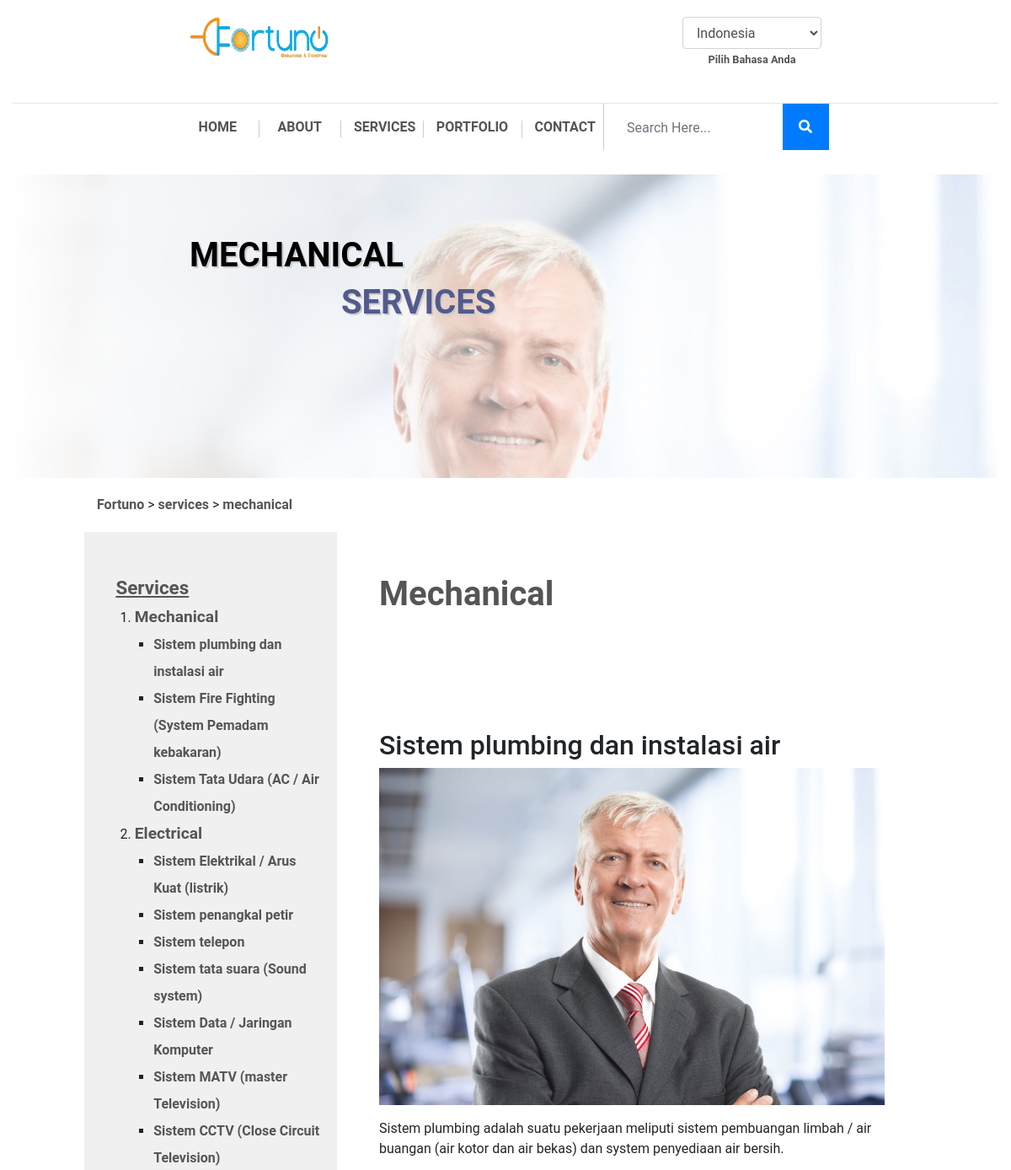
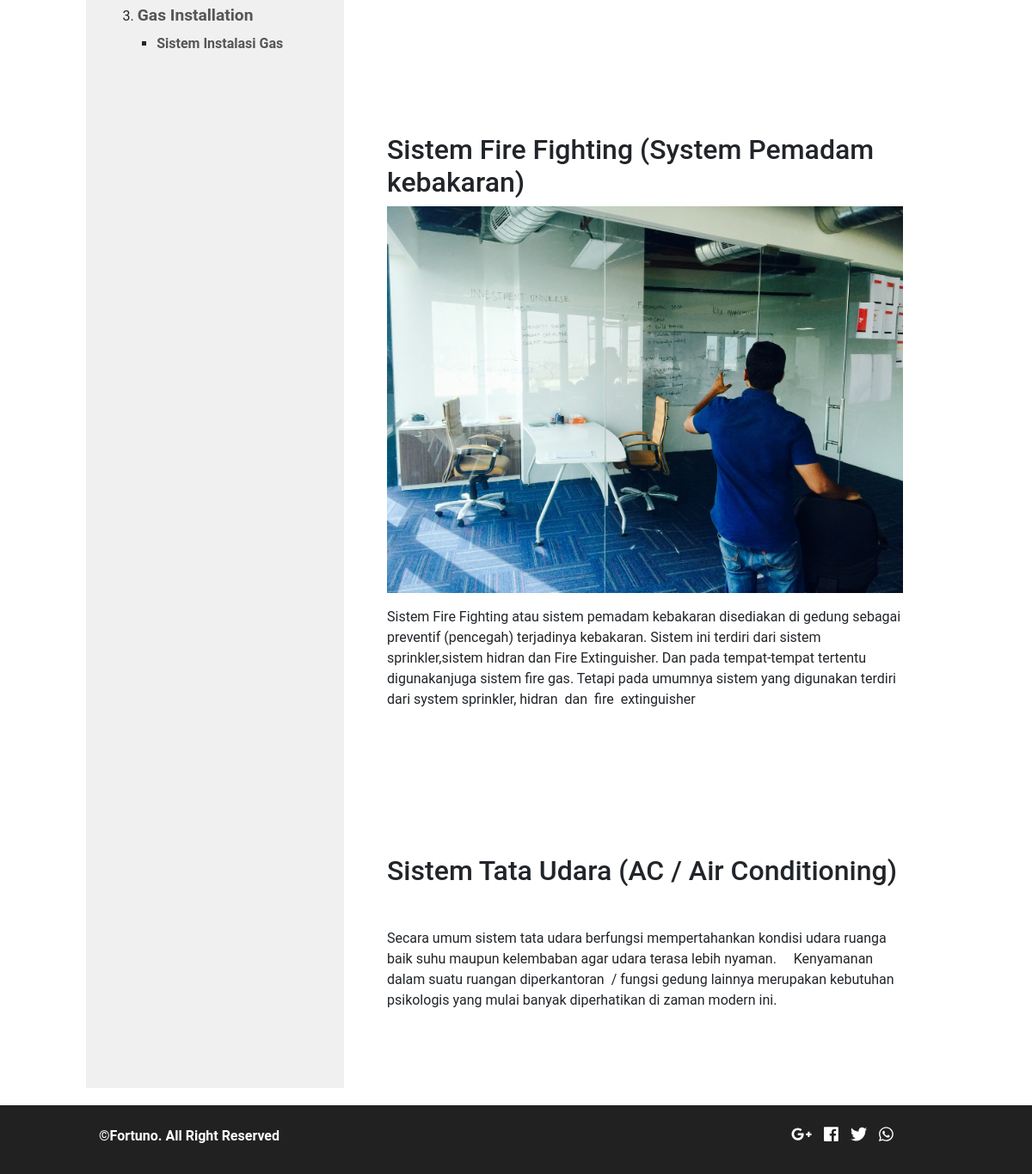
The page /services/mechanical on the database its author committed (2 pictures, top to bottom).
### tables this page shows
CREATE TABLE `fortu_catservices` (
  `catservices_id` int(11) NOT NULL,
  `catservices_name` varchar(255) NOT NULL,
  `catservices_name_en` varchar(255) NOT NULL,
  `catservices_desc` text NOT NULL,
  `catservices_desc_en` text NOT NULL,
  `catservices_pub` enum('88','99') NOT NULL,
  `catservices_link` varchar(255) NOT NULL,
  `catservices_icon` varchar(255) NOT NULL
);

CREATE TABLE `fortu_image` (
  `image_id` int(11) NOT NULL,
  `parent_id` int(11) NOT NULL,
  `image_parent_name` varchar(255) NOT NULL,
  `image_name` varchar(255) NOT NULL,
  `image_seq` tinyint(4) NOT NULL
);

CREATE TABLE `fortu_services` (
  `services_id` int(11) NOT NULL,
  `catservices_id` int(8) NOT NULL,
  `services_name` varchar(255) NOT NULL,
  `services_name_en` varchar(255) NOT NULL,
  `services_desc` text NOT NULL,
  `services_desc_en` text NOT NULL,
  `services_alt` varchar(255) NOT NULL COMMENT 'alt untuk gambar',
  `services_pub` enum('88','99') NOT NULL COMMENT '99 = publish',
  `services_link` varchar(255) NOT NULL
);

### application/views/index.php (called while the page is built)
<?php
$this->load->view('component/top', isset($top) ? $top : 0);
$this->load->view('component/header', isset($header) ? $header : 0);
$this->load->view($content, isset($component) ? $component : 0);
$this->load->view('component/footer');
$this->load->view('component/bottom', isset($bottom) ? $bottom : 0);

### application/controllers/Services.php (called while the page is built, shortened)
<?php
  class Services extends Frontend_Controller
  {
    function __construct() {
      parent::__construct();
      $this->data['content'] = 'pages/services';
      $this->data['top'] = 'services';
      $this->data['header']['services']['title'] = strtoupper('services');
      $this->data['bottom'] = 'services';
    }
    function category($link)
    {
      $arr_where = array('catservices_pub' => '99', 'image_parent_name' => 'catservices', 'catservices_link' => $link);
      $categories = $this->catservices_model->get_category($arr_where);
      $category = $this->catservices_model->olahData($categories, TRUE);
      $this->data['category'] = $category;
      $this->load->view('index', $this->data);
    }
  }
 ?>

### index.php (called while the page is built, shortened)
<?php
require_once BASEPATH.'core/CodeIgniter.php';

### application/core/MY_Model.php (called while the page is built, shortened)
<?php
class MY_Model extends CI_Model
{
	protected $_table_name;
	protected $_order_by;
	protected $_order_by_type;
	protected $_primary_filter = 'intval';
	protected $_primary_key;
	public function get($id = NULL, $single = FALSE)
	{
		if ($id != NULL) {
			$filter = $this->_primary_filter;
			$id = $filter($id);
			$this->db->where($this->_primary_key, $id);
			$method = 'row';
		}
		elseif ($single == TRUE) {
			$method = 'row';
		}
		else {
			$method = 'result';
		}
		if ($this->_order_by_type) {
			$this->db->order_by($this->_order_by, $this->_order_by_type);
		}
		else {
			$this->db->order_by($this->_order_by);
		}
		return $this->db->get('{PRE}'.$this->_table_name)->$method();
	}
	public function get_by($where = NULL, $limit = NULL, $offset = NULL, $single = FALSE, $select = NULL)
	{
		if ($where != NULL) {
			$this->db->where($where);
		}
		if (($limit) && ($offset)) {
			$this->db->limit($limit, $offset);
		}
		elseif (($limit)) {
			$this->db->limit($limit);
		}
		return $this->get(NULL, $single);
	}
	public function count($where = NULL)
	{
		if ($where) {
			$this->db->where($where);
		}
		$this->db->from('{PRE}'.$this->_table_name);
		return $this->db->count_all_results();
	}
}

### application/models/Catservices_model.php (called while the page is built, shortened)
<?php
class Catservices_model extends MY_Model
{
	protected $_table_name = 'catservices';
	public function get_category($where = NULL, $limit = NULL, $offset= NULL, $single=FALSE, $select=NULL, $like = NULL, $order = NULL)
	{
		$this->db->join('{PRE}'.'image', '{PRE}'.'image.parent_id = {PRE}'.$this->_table_name.'.catservices_id');
		return parent::get_by($where,$limit,$offset,$single,$select);
	}
	function olahData($categories, $wimage=NULL)
	{
	  $category = array();
	  foreach ($categories as $cat) {
			$this->db->where(array('catservices_id' => $cat->catservices_id, 'services_pub' => '99', 'image_parent_name' => 'services'));
			$this->db->join('{PRE}'.'image', '{PRE}'.'image.parent_id = {PRE}services.services_id');
			$services = $this->db->get('{PRE}services')->result();
	    $serpis = array();
	    foreach ($services as $service) {
	      $serpis[] = (object)array(
	        'services_name' => $service->services_name,
	        'services_name_en' => $service->services_name_en,
	        'services_desc' => $service->services_desc,
	        'services_desc_en' => $service->services_desc_en,
					'services_link' => $service->services_link,
	        'services_img' => $service->image_name
	      );
	    }
	    $category[] = (object)array(
	      'catservice_name' => $cat->catservices_name,
	      'catservice_name_en' => $cat->catservices_name_en,
	      'catservice_desc' => $cat->catservices_desc,
	      'catservice_icon' => $cat->catservices_icon,
	      'services' => $serpis
	      );
	    ($wimage == TRUE) ? $category[0]->catservice_bg = $cat->image_name : '';
	  }
	  return $category;
	}
}

### application/core/MY_Controller.php (called while the page is built, shortened)
<?php
class Frontend_Controller extends MY_Controller
{
	public function __construct()
	{
		$categories = $this->catservices_model->get_by(array('catservices_pub' => '99'));
		$this->data['cat_all'] = $this->catservices_model->olahData($categories, FALSE);
	}
}

### application/views/pages/services.php (the view, shortened to what this page needs)
 <div class="row services-gap">
   <div class="col-md-1"></div>
   <div class="col-md-11">
     <?php $link_nav_jadul =  substr(base_url(), 0, -1); ?>
     <a href="<?php echo $link_nav_jadul; ?>/">Fortuno</a>
     <?php foreach ($this->uri->segments as  $value) {
       ?> > <a href="<?php echo $link_nav_jadul .= '/'. $value ; ?>"><?php echo $value; ?></a>  <?php
     }  ?>
   </div>
 </div>
<div class="row services-container">
  <div class="col-md-1"></div>
  <div class="col-md-3 aside-container">
    <aside>
      <ul>
        <li><a class="title" href="<?php echo base_url(); ?>services">Services</a>
          <ul>
            <?php foreach ($cat_all as $categ): ?>
              <li><a class="sub-title" href="<?php echo base_url(); ?>services/<?=str_replace(' ', '-', strtolower($categ->catservice_name))?>"><?=$categ->catservice_name?></a>
                <ul>
                <?php foreach ($categ->services as $service): ?>
                  <li><a class="point" href="<?php echo base_url(); ?>services/<?=str_replace(' ', '-', strtolower($categ->catservice_name))?>#<?=strtolower(url_title($service->services_name));?>"><?=$service->services_name?></a></li>
                 <?php endforeach; ?>
                </ul>
              </li>
            <?php endforeach; ?>
          </ul>
        </li>
      </ul>
    </aside>
  </div>
  <div class="col-md-7 article-container">
    <?php if (isset($category)): ?>
     <h1><a href="#"><?php echo $category[0]->catservice_name; ?></a></h1>
    <?php else: ?>
      <h1><a href="#"><?php echo $component['title']; ?></a></h1>
    <?php endif; ?>
    <article>
      <?php if (isset($category)): ?>
        <?php foreach ($category[0]->services as $categ): ?>
          <h2 id="<?=strtolower(url_title($categ->services_name));?>" style="padding-top:16vh" class="h2"><?=$categ->services_name;?></h2>
          <img style="max-width:100%;" src="<?=site_url('uploads/img/services/'.$categ->services_img)?>" alt="">
          <p><?=$categ->services_desc;?></p><br>
        <?php endforeach; ?>
      <?php endif; ?>
    </article>
  </div>
  <div class="col-md-1"></div>
</div>

### application/views/component/top.php (shortened to what this page needs)
<!DOCTYPE html>
<html lang="en">
	<head>
		<link rel="stylesheet" href="<?php echo base_url();?>plugins/bootstrap_new/bootstrap.min.css">
		<link rel="stylesheet" href="<?php echo base_url();?>dist/css/fort.style.css">
		<?php if (isset($top)): ?>
			<?php
			switch ($top) {
				case 'services': ?>
				<link rel="stylesheet" href="<?php echo base_url();?>dist/css/fort.style_services.css">
				<?php break;
				case 'portfolio': ?>
				<?php break;
			}
			 ?>
		<?php else: ?>
			<link rel="stylesheet" href="<?php echo base_url();?>dist/css/fort.style_home.css">
		<?php endif; ?>
	</head>
<body>

### application/views/component/header.php (shortened to what this page needs)
<header id="beranda">
  <div class="container-fluid header">
    <div class="row">
      <div class="col-md-2"></div>
      <div class="col-md-2 logo">
        <img class="img-fluid" src="<?php echo base_url(); ?>dist/img/assets/logo.png" alt="Fortuno">
      </div>
      <div class="col-md-4"></div>
      <div class="col-md-2">
        <div class="form-group text-center select_language">
          <select class="form-control cursor_pointer" id="select_language">
            <option value="Indonesia">Indonesia</option>
          </select>
          <label for="select_language"><small class="hoverious">Pilih Bahasa Anda</small></label>
        </div>
      </div>
      <div class="col-md-2"></div>
    </div>
    <?php
      $at_index = "";
      $match_url = array(0);
      preg_match('/^\/fortuno\/(|index\.php)$/', $_SERVER['REQUEST_URI'], $match_url);
      if (!isset($match_url[0])) {
        $at_index = base_url();
      }
    ?>
    <nav class="row text-center">
      <div class="col-md-2"></div>
      <div class="col-md-1 nav-list homepage"><a href="<?=base_url()?>#beranda">HOME</a></div>
      <div class="col-md-1 nav-list about"><a href="<?=base_url()?>#about">ABOUT</a></div>
      <div class="col-md-1 nav-list services position-relative menu-has-sub"><a href="<?php echo $at_index; ?>#services">SERVICES</a>
      </div>
      <div class="col-md-1 nav-list portfolio"><a href="<?=base_url()?>#portfolio">PORTFOLIO</a></div>
      <div class="col-md-1 nav-list contact"><a href="<?=base_url()?>#contact">CONTACT</a></div>
      <div class="col-md-3 text-left search-container">
        <div class="form-group search">
          <input type="text" class="form-control" placeholder="Search Here...">
          <button class="btn btn-primary" type="button" name="button"><i class="fas fa-search"></i></button>
        </div>
      </div>
    </nav>
    <?php if (!$at_index): ?>
      <div id="sampul" style="background-image: url('<?php echo base_url(); ?>dist/img/assets/slider1.png');">
        <div class="row">
          <div class="col-md-2"></div>
          <div class="col-md-4"><br><br><br><br><br><br>
            <span class="h1"><strong>Welcome to </strong></span><br>
            <span class="h1 cblue"><strong>Fortuno Website.</strong></span><br><br>
            <p class="h5"><strong>Tahukah Kamu Pentingnya Sistem mekanikal dan elektrikal (ME) untuk suatu bangunan ?</strong></p>
            <span class="h5 cblue">Klik <a href="#sistem_utilitas_l"><strong><u>di sini</u></strong></a>  untuk mengetahuinya !</span>
          </div>
        </div>
      </div>
    <?php elseif (isset($header['services'])): ?>
      <?php (isset($category)) ? $sampul = $category[0]->catservice_bg : $sampul = 'services.png' ; ?>
      <div id="sampul2" class="position-relative" style="background-image: url('<?php echo base_url(); ?>uploads/img/catservices/<?php echo $sampul ?>');">
        <div class="modal-color position-absolute"></div>
        <div class="row">
          <div class="col-md-2"></div>
          <div class="col-md-4 title-sampul2">
            <?php if (isset($category)): ?>
              <p class="h1"><strong><?php echo strtoupper($category[0]->catservice_name) ?></strong></p>
            <?php endif; ?>
            <p class="h1"><strong><?php echo $header['services']['title']; ?></strong></p>
          </div>
          <div class="col-md-4"></div>
          <div class="col-md-2"></div>
        </div>
      </div>
    <?php endif; ?>
  </div>
</header>

### application/views/component/footer.php
<footer><br>
  <div class="row">
    <div class="col-md-1"></div>
    <div class="col-md-8 cwhite">
      <strong>&copy;Fortuno. All Right Reserved</strong>
    </div>
    <div class="col-md-2 cwhite medsos">
      <i class="fab fa-google-plus-g medsos-icon"></i>
      <i class="fab fa-facebook medsos-icon"></i>
      <i class="fab fa-twitter medsos-icon"></i>
      <i class="fab fa-whatsapp medsos-icon"></i>
    </div>
    <div class="col-md-1"></div>
  </div>
</footer>

### application/views/component/bottom.php (shortened to what this page needs)
  </body>
</html>

### rows shown on the page
fortu_catservices: fortu_image.image_name (picture)
fortu_services: services_name "Sistem plumbing dan instalasi air", fortu_image.image_name (picture), services_desc "Sistem plumbing adalah suatu pekerjaan meliputi sistem pembuangan limbah / air buangan (air kotor dan air bekas) dan system penyediaan air bersih."
fortu_services: services_name "Sistem Fire Fighting (System Pemadam kebakaran)", fortu_image.image_name (picture), services_desc "Sistem Fire Fighting atau sistem pemadam kebakaran disediakan di gedung sebagai preventif (pencegah) terjadinya kebakaran. Sistem ini terdiri dari sistem sprinkler,sistem hidran dan Fire Extinguisher. Dan pada tempat-tempat tertentu digunakanjuga sistem fire gas. Tetapi pada umumnya sistem yang digunakan terdiri dari system sprinkler, hidran dan fire extinguisher"
fortu_services: services_name "Sistem Tata Udara (AC / Air Conditioning)", services_desc "Secara umum sistem tata udara berfungsi mempertahankan kondisi udara ruanga baik suhu maupun kelembaban agar udara terasa lebih nyaman. Kenyamanan dalam suatu ruangan diperkantoran / fungsi gedung lainnya merupakan kebutuhan psikologis yang mulai banyak diperhatikan di zaman modern ini."
fortu_catservices: catservice_name "Electrical"
fortu_services: services_name "Sistem Elektrikal / Arus Kuat (listrik)"
fortu_services: services_name "Sistem penangkal petir"
fortu_services: services_name "Sistem telepon"
fortu_services: services_name "Sistem tata suara (Sound system)"
fortu_services: services_name "Sistem Data / Jaringan Komputer"
fortu_services: services_name "Sistem MATV (master Television)"
fortu_services: services_name "Sistem CCTV (Close Circuit Television)"
fortu_catservices: catservice_name "Gas Installation"
fortu_services: services_name "Sistem Instalasi Gas"

### other values the page prints
$category[0]->catservice_name "MECHANICAL"
$header['services']['title'] "SERVICES"
$value "services"
$value "mechanical"
$categ->catservice_name "Mechanical"
$category[0]->catservice_name "Mechanical"
